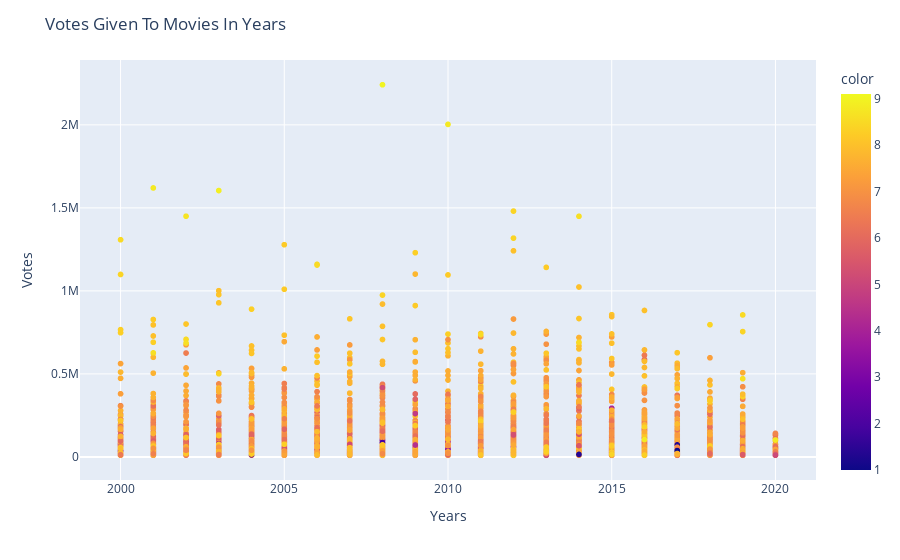

Write notebook code for a chart like this one.
### Markdown cell above
Now, we will draw the graph corresponding to votes given to it and release year of movie.

### Code cell
fig = px.scatter(x=year, y=votes, color=avg_vote)
fig.layout.update({
    "title": "Votes Given To Movies In Years",
    "xaxis": {"title": "Years"},
    "yaxis": {"title": "Votes"},
})
fig.show()

### Figure 1 — Plotly figure (JSON) as saved in the notebook; plotly's stock layout.template omitted (floating-point values rounded to 4 significant figures; data arrays with more than 128 entries replaced by an {"elided": "..."} marker saying what was removed)
{"data": [{"hovertemplate": "x=%{x}<br>y=%{y}<br>color=%{marker.color}<extra></extra>", "legendgroup": "", "marker": {"color": {"elided": "5487 float values"}, "coloraxis": "coloraxis", "symbol": "circle"}, "mode": "markers", "name": "", "showlegend": false, "type": "scattergl", "x": {"elided": "5487 int values"}, "xaxis": "x", "y": {"elided": "5487 int values"}, "yaxis": "y"}], "layout": {"coloraxis": {"colorbar": {"title": {"text": "color"}}, "colorscale": [[0, "#0d0887"], [0.1111, "#46039f"], [0.2222, "#7201a8"], [0.3333, "#9c179e"], [0.4444, "#bd3786"], [0.5556, "#d8576b"], [0.6667, "#ed7953"], [0.7778, "#fb9f3a"], [0.8889, "#fdca26"], [1, "#f0f921"]]}, "legend": {"tracegroupgap": 0}, "margin": {"t": 60}, "title": {"text": "Votes Given To Movies In Years"}, "xaxis": {"anchor": "y", "domain": [0, 1], "title": {"text": "Years"}}, "yaxis": {"anchor": "x", "domain": [0, 1], "title": {"text": "Votes"}}}}
